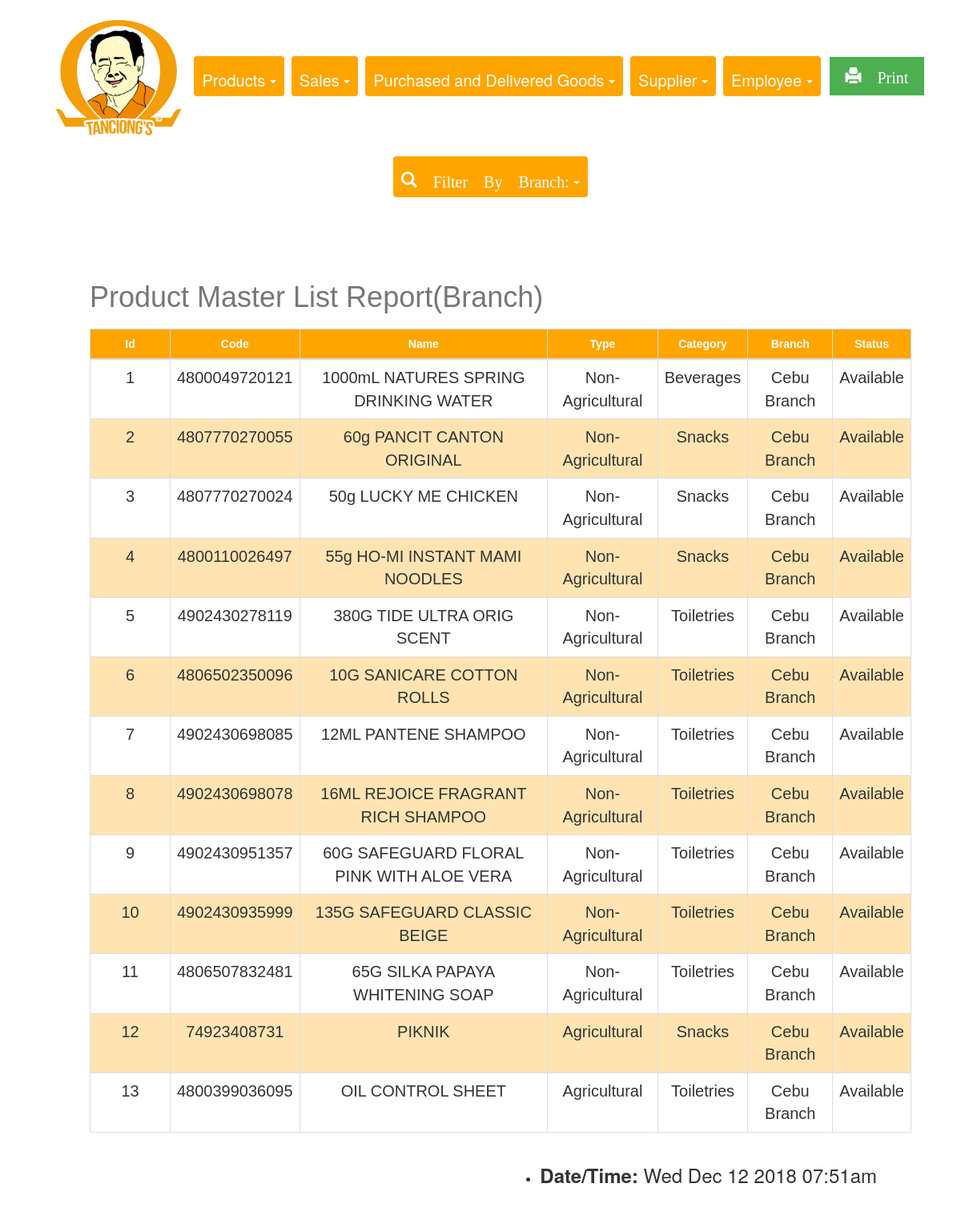
Screenshot of /REPORTS/branch.php with the database file from the repository.
### tables this page shows
CREATE TABLE `product` (
  `product_id` int(11) NOT NULL,
  `product_code` bigint(20) DEFAULT NULL,
  `product_name` varchar(255) DEFAULT NULL,
  `product_type` tinyint(1) DEFAULT NULL,
  `standard_cost` float(255,2) DEFAULT NULL,
  `markup` float(255,2) DEFAULT NULL,
  `list_price` float(255,2) AS (standard_cost + markup) VIRTUAL,
  `stock_id` int(11) DEFAULT NULL,
  `restockCount` int(11) DEFAULT NULL,
  `category_id` int(11) DEFAULT NULL,
  `branch_id` int(11) DEFAULT NULL,
  `deleteStatus` tinyint(4) DEFAULT NULL
);

CREATE TABLE `category` (
  `category_id` int(11) NOT NULL,
  `category_name` varchar(50) DEFAULT NULL,
  `description` varchar(255) DEFAULT NULL
);

CREATE TABLE `branch` (
  `branch_id` int(11) NOT NULL,
  `branch_name` varchar(50) DEFAULT NULL
);

### REPORTS/branch.php (the view, shortened to what this page needs)
<!DOCTYPE html>
<html>
<head>
  <link rel="stylesheet" href="https://maxcdn.bootstrapcdn.com/bootstrap/3.3.7/css/bootstrap.min.css">
  <link rel="stylesheet" type="text/css" href="report.css">
</head>
<body>
<center>
<div class="container-fluid1">
<div class= "choices">
<img class="img1" src="pic.png">
<div class="btn-group">
  <a class="btn dropdown-toggle" data-toggle="dropdown">
   Products
    <span class="caret"></span>
  </a>
</div>
<div class="btn-group">
  <a class="btn dropdown-toggle" data-toggle="dropdown">
    Sales
    <span class="caret"></span>
  </a>
</div>
<div class="btn-group">
  <a class="btn dropdown-toggle" data-toggle="dropdown">
   Purchased and Delivered Goods
    <span class="caret"></span>
  </a>
</div>
<div class="btn-group">
  <a class="btn dropdown-toggle" data-toggle="dropdown">
   Supplier
    <span class="caret"></span>
  </a>
</div>
<div class="btn-group">
  <a class="btn dropdown-toggle" data-toggle="dropdown">
   Employee
    <span class="caret"></span>
  </a>
</div>
<div class="btn-group">
  <a class="button" href="product.php"  target="_blank"><span class="glyphicon glyphicon-print"> Print</span>
  </a>
</div>
</div>
<div class="btn-group">
  <a class="btn dropdown-toggle" data-toggle="dropdown"><span class="glyphicon glyphicon-search"> Filter By Branch:</span>
    <span class="caret"></span>
  </a>
</div>
<div class="container">
<?php
                    require_once 'connection.php'; ?>
                    <br><br><br>
                    <?php
                   $sql = "SELECT   product.product_id, product.product_code, product.product_name, product.product_type, category.category_id, category.category_name, branch.branch_id, branch.branch_name,product.deleteStatus,
                    CASE WHEN product.deleteStatus = 1 THEN 'Not Available' ELSE 'Available' END AS deleteStatus,
                   CASE WHEN product.product_type = 1 THEN 'Non-Agricultural' ELSE 'Agricultural' END AS product_type
                    FROM product, category, branch
                    WHERE product.branch_id =branch.branch_id AND
                    product.category_id= category.category_id
                    ORDER BY product_id ASC";
                    if($result = mysqli_query($conn, $sql)){
                        if(mysqli_num_rows($result) > 0){
                            echo "<center><table class='table'></center>";
                                echo "<thead>";
                                echo "<caption><h1>Product Master List Report(Branch)</h1></caption>";
                                    echo "<tr style='width: 100px;'>";
                                        echo "<th style='width: 100px;'>Id</th>";
                                        echo "<th>Code</th>";
                                        echo "<th>Name</th>";
                                        echo "<th>Type</th>";
                                        echo "<th>Category </th>";
                                        echo "<th>Branch</th>";
                                        echo "<th>Status</th>";
                                    echo "</tr>";
                                echo "</thead>";
                                echo "<tbody>";
                                while($row = mysqli_fetch_assoc($result)){
                                    echo "<tr>";
                                        echo "<td> ", "<center>". $row['product_id'] . "</center>", "</td>";
                                        echo "<td> ","<center>". $row['product_code'] . "</center>","</td>";
                                        echo "<td> ", "<center>". $row['product_name'] . "</center>","</td>";
                                        echo "<td>", "<center>". $row['product_type'] ."</center>", "</td>";
                                        echo "<td>", "<center>". $row['category_name'] ."</center>", "</td>";
                                        echo "<td> ", "<center>". $row['branch_name'] . "</center>", "</td>";
                                        echo "<td> ", "<center>". $row['deleteStatus'] . "</center>", "</td>";
                                    echo "</tr>";
                                }
                                echo "</tbody>";
                        } else{
                            echo "<p class='lead'><em>No records were found.</em></p>";
                        }
                    } else{
                        echo "ERROR: Could not able to execute $sql. " . mysqli_error($conn);
                    }
                    ?>
            <ul class=date>
     <li><h3><b>Date/Time: </b><span id="date"></h3></li>
</ul>
</div>
</div>
</center>
</body>
</html>

### REPORTS/report.css (style rules this page uses)
body { padding-left: 20px; padding-bottom: 30px; padding-top: 0px; }
.container-fluid1 { padding: 5px 20px; padding-top: 10px; }
.btn-group { padding-left: 5px; padding-right: 0px; padding-top: 15px; padding-bottom:15px; }
.btn { background-color: orange; color: white; padding-top: 16px; padding-left: 16px; padding-right: 10px; font-size: 20px; border: none; padding-left: 10px; }
.img1 { width: 170px; }
.table { font-family: "Trebuchet MS", Arial, Helvetica, sans-serif; border-collapse: collapse; margin-left: auto; margin-right: auto; width: 90%; }
.table td, .table th { border: 1px solid #ddd; padding-left: 12px; padding-right: 12px; padding-bottom: 5px; padding-top:12px; font-size: 20px; }
.table tr:nth-child(even) { background-color: #ffe4b2; }
.table th { padding-top: 20px; padding-bottom: 20px; padding-right: 12px; padding-left: 12px; text-align: center; background-color:#ffa500; color: white; font-size: 14px; }
.date { float: right; padding-right:100px; padding-bottom: 0px; font-size: 14px; }
h1 { padding-top: 2px; padding-bottom: 2px; }
.button { background-color: #4CAF50; border: none; color: white; padding-top: 10px; padding-bottom: 10px; padding-right: 20px; padding-left: 20px; text-align: center; text-decoration: none; display: inline-block; font-size: 20px; margin: 4px 2px; cursor: pointer; }

### rows the page displays
product: product_id "1", product_code "4800049720121", product_name "1000mL NATURES SPRING DRINKING WATER", product_type "Non-Agricultural", category.category_name "Beverages", branch.branch_name "Cebu Branch", deleteStatus "Available"
product: product_id "2", product_code "4807770270055", product_name "60g PANCIT CANTON ORIGINAL", product_type "Non-Agricultural", category.category_name "Snacks", branch.branch_name "Cebu Branch", deleteStatus "Available"
product: product_id "3", product_code "4807770270024", product_name "50g LUCKY ME CHICKEN", product_type "Non-Agricultural", category.category_name "Snacks", branch.branch_name "Cebu Branch", deleteStatus "Available"
product: product_id "4", product_code "4800110026497", product_name "55g HO-MI INSTANT MAMI NOODLES", product_type "Non-Agricultural", category.category_name "Snacks", branch.branch_name "Cebu Branch", deleteStatus "Available"
product: product_id "5", product_code "4902430278119", product_name "380G TIDE ULTRA ORIG SCENT", product_type "Non-Agricultural", category.category_name "Toiletries", branch.branch_name "Cebu Branch", deleteStatus "Available"
product: product_id "6", product_code "4806502350096", product_name "10G SANICARE COTTON ROLLS", product_type "Non-Agricultural", category.category_name "Toiletries", branch.branch_name "Cebu Branch", deleteStatus "Available"
product: product_id "7", product_code "4902430698085", product_name "12ML PANTENE SHAMPOO", product_type "Non-Agricultural", category.category_name "Toiletries", branch.branch_name "Cebu Branch", deleteStatus "Available"
product: product_id "8", product_code "4902430698078", product_name "16ML REJOICE FRAGRANT RICH SHAMPOO", product_type "Non-Agricultural", category.category_name "Toiletries", branch.branch_name "Cebu Branch", deleteStatus "Available"
product: product_id "9", product_code "4902430951357", product_name "60G SAFEGUARD FLORAL PINK WITH ALOE VERA", product_type "Non-Agricultural", category.category_name "Toiletries", branch.branch_name "Cebu Branch", deleteStatus "Available"
product: product_id "10", product_code "4902430935999", product_name "135G SAFEGUARD CLASSIC BEIGE", product_type "Non-Agricultural", category.category_name "Toiletries", branch.branch_name "Cebu Branch", deleteStatus "Available"
product: product_id "11", product_code "4806507832481", product_name "65G SILKA PAPAYA WHITENING SOAP", product_type "Non-Agricultural", category.category_name "Toiletries", branch.branch_name "Cebu Branch", deleteStatus "Available"
product: product_id "12", product_code "74923408731", product_name "PIKNIK", product_type "Agricultural", category.category_name "Snacks", branch.branch_name "Cebu Branch", deleteStatus "Available"
product: product_id "13", product_code "4800399036095", product_name "OIL CONTROL SHEET", product_type "Agricultural", category.category_name "Toiletries", branch.branch_name "Cebu Branch", deleteStatus "Available"
